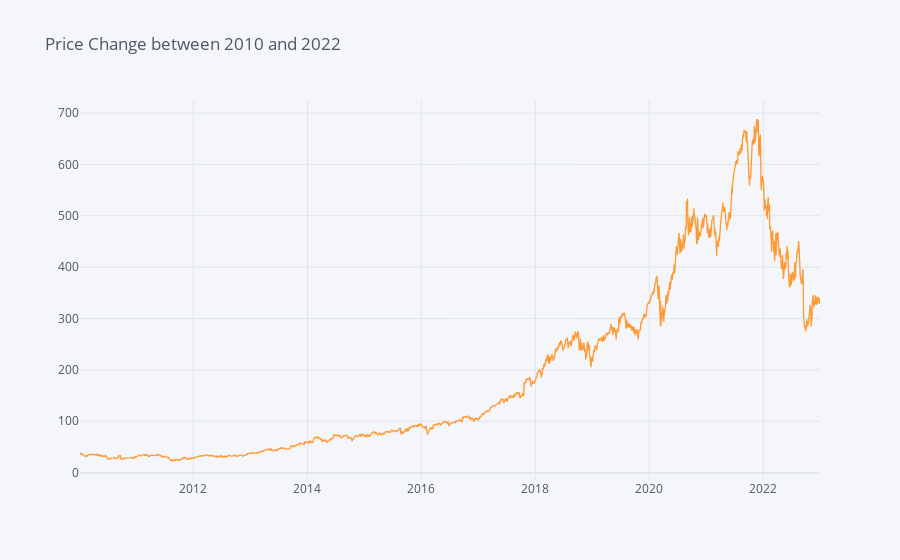

This figure's notebook cell:
### Code cell
# Displaying the change in price between 2010 - 2022 to have a rough idea 
df_adj_close.iplot(title = 'Price Change between 2010 and 2022')

### Figure 1 — Plotly figure (JSON) as saved in the notebook; plotly's stock layout.template omitted (floating-point values rounded to 4 significant figures; data arrays with more than 128 entries replaced by an {"elided": "..."} marker saying what was removed)
{"data": [{"line": {"color": "rgba(255, 153, 51, 1.0)", "dash": "solid", "shape": "linear", "width": 1.3}, "mode": "lines", "name": "ADBE", "text": "", "type": "scatter", "x": {"elided": "3272 str values"}, "y": {"elided": "3272 float values"}}], "layout": {"legend": {"bgcolor": "#F5F6F9", "font": {"color": "#4D5663"}}, "paper_bgcolor": "#F5F6F9", "plot_bgcolor": "#F5F6F9", "title": {"font": {"color": "#4D5663"}, "text": "Price Change between 2010 and 2022"}, "xaxis": {"gridcolor": "#E1E5ED", "showgrid": true, "tickfont": {"color": "#4D5663"}, "title": {"font": {"color": "#4D5663"}, "text": ""}, "zerolinecolor": "#E1E5ED"}, "yaxis": {"gridcolor": "#E1E5ED", "showgrid": true, "tickfont": {"color": "#4D5663"}, "title": {"font": {"color": "#4D5663"}, "text": ""}, "zerolinecolor": "#E1E5ED"}}}
